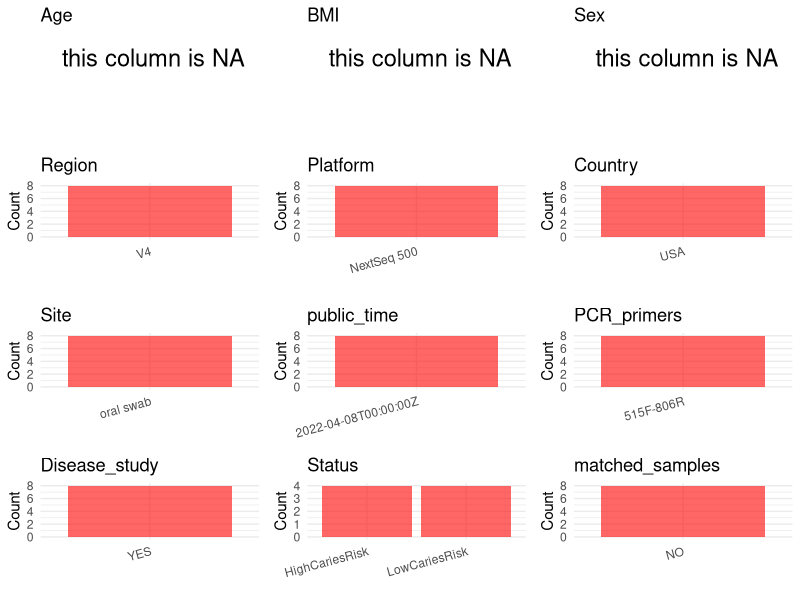

R code for this plot: (Note: this script raises an error after producing the figure.)
## ---- chunk 1
# Load necessary libraries
library(dplyr)
library(ggplot2)
library(cowplot)

# Set working directory (update this path to your local directory)
setwd("D:/oral_project/PRJNA822409")

# Read the initial metadata files
initial_meta<-read.csv("SraRunTable.csv",header = T)

# Combine the two metadata files
#meta <- rbind(initial_meta, initial_meta1)

#Remove entries where Organism is "gut metagenome" (non-oral samples)
#initial_meta <- subset(initial_meta,isolation_source!= "feces")

# Check the number of samples containing "HT" in Sample.Name (e.g., healthy controls)
#nrow(subset(meta, grepl("HT", Sample.Name)))

# Display the first few rows of the metadata
head(initial_meta)
## ---- chunk 2
# Create a uniform metadata dataframe
metadata <- data.frame(
  BioProject = initial_meta$BioProject,
  Run = initial_meta$Run,
  sample_name = initial_meta$Sample.Name,
  Age = NA,
  BMI = NA,
  Sex=NA,
  Region = "V4",
  Platform = initial_meta$Instrument,
  Country = "USA",
  Site = "oral swab",
  public_time = initial_meta$ReleaseDate,
  stringsAsFactors = FALSE
)
## ---- chunk 3
# Add information obtained from the publication
metadata$PCR_primers <- "515F-806R"
metadata$title <- "Dental caries as a risk factor for bacterial blood stream infection (BSI) in children undergoing hematopoietic cell transplantation (HCT)"
#metadata<-subset(uniform_meta,Site!="feces")
metadata$Disease_study <- "YES"
# Assign disease status based on sample_name patterns
metadata$Status <- initial_meta$caries_risk
#extract subject id by remove prefix of sample_name
#metadata$sample_name <- gsub("S-Saliva-.*|F", "", metadata$sample_name)
#get subjects id with Saliva available
#keep_subjects<-subset(metadata,Site %in% c("Saliva"))
#remove subjects without Saliva samples
#metadata<-subset(metadata,sample_name %in% keep_subjects$sample_name)
#get subjects sampling counts
#sample_counts <- table(metadata$sample_name)
# Create matched_samples column, any subjects have >=2 samples will be label "YES", otherwise "NO"
#metadata$matched_samples <- ifelse(metadata$sample_name %in% names(sample_counts[sample_counts >= 2]), "YES", "NO")
metadata$matched_samples<-"NO"
## ---- chunk 4
# Check the number of unique runs and sample names
print(paste("Number of unique runs:", length(unique(metadata$Run))))
print(paste("Number of unique sample names:", length(unique(metadata$sample_name))))
## ---- chunk 5
# Select columns for visualization
plot_data <- metadata %>%
  select(-BioProject, -Run, -sample_name, -title)

# Function to create simple plots for each column
create_simple_plots <- function(data) {
  plots <- list()
  
  for (col in colnames(data)) {
    # Check if the column is all NA
    if (all(is.na(data[[col]]))) {
      # Create an empty plot with text indicating all NA
      p <- ggplot() +
        annotate("text", x = 0.5, y = 0.5, label = "this column is NA", size = 6) +
        labs(title = col) +
        theme_void()
    } else if (is.numeric(data[[col]])) {
      # Numeric variable: histogram
      p <- ggplot(data, aes(x = .data[[col]])) +
        geom_histogram(fill = "blue", alpha = 0.6, bins = 20, na.rm = TRUE) +
        labs(title = col) +
        theme_minimal()
    } else {
      # Categorical variable: bar plot (remove NA values)
      count_data <- as.data.frame(table(data[[col]], useNA = "ifany"))
      p <- ggplot(count_data, aes(x = reorder(Var1, -Freq), y = Freq)) +
        geom_col(fill = "red", alpha = 0.6) +
        labs(title = col, x = NULL, y = "Count") +
        theme_minimal() +
        theme(axis.text.x = element_text(angle = 15, hjust = 1))
    }
    plots[[col]] <- p
  }
  
  return(plots)
}

# Generate and arrange plots
plots <- create_simple_plots(plot_data)
p<-plot_grid(plots$Age, 
          plots$BMI, 
          plots$Sex, 
          plots$Region, 
          plots$Platform, 
          plots$Country, 
          plots$Site,
          plots$public_time, 
          plots$PCR_primers,
          plots$Disease_study,
          plots$Status,
          plots$matched_samples,# add 
          ncol = 3, align = "hv", axis = "lb")
ggsave("Metadata_Summary.png", plot = p, width = 8, height = 6, dpi = 150)
## ---- chunk 6
knitr::include_graphics("Metadata_Summary.png")
## ---- chunk 7
# Reorder columns to match the desired format
metadata <- metadata[, c(
  "BioProject", "Run", "sample_name", "Age", "BMI", "Sex", 
  "Region", "Platform", "Country", "Site", "public_time", 
  "PCR_primers", "title", "Disease_study", "Status","matched_samples"
)]

# Export the uniform metadata to a CSV file
write.csv(metadata, file = "metadata.csv", quote = FALSE)
head(metadata)
